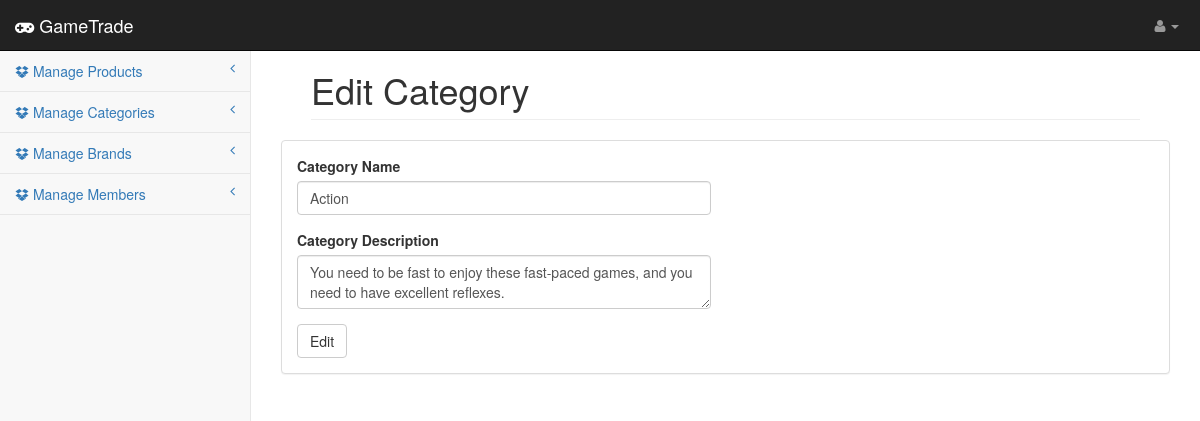
Page /admin/categoriesEdit.php?edit=1 on the committed database.
### tables this page shows
CREATE TABLE `categories` (
  `cat_id` int(100) NOT NULL,
  `cat_title` text NOT NULL,
  `cat_desc` varchar(255) NOT NULL
);

### admin/categoriesEdit.php (the view, shortened to what this page needs)
<?php
include("include/config.php");
$categoryName="";
$categoryDesc="";
if(isset($_GET['edit'])){
    $categoryId=$_GET['edit'];
    $sql = "SELECT cat_id,cat_title,cat_desc FROM categories where cat_id='$categoryId'";
    $result = $db->query($sql);
    if ($result->num_rows > 0) {
    while($row = $result->fetch_assoc()) {
    $categoryName=$row['cat_title'];
    $categoryDesc=$row['cat_desc'];
    }
    }
    }
?>
<!DOCTYPE html>
<html lang="en">
<head>
    <link href="css/bootstrap.min.css" rel="stylesheet">
    <link href="css/metisMenu.min.css" rel="stylesheet">
    <link href="css/timeline.css" rel="stylesheet">
    <link href="css/startmin.css" rel="stylesheet">
    <link href="css/morris.css" rel="stylesheet">
    <link href="css/font-awesome.min.css" rel="stylesheet" type="text/css">
</head>
<body>
<?php include("include/header.php"); ?>
<?php include("include/sidebar.php"); ?>
    <div id="page-wrapper">
        <div class="container-fluid">
                <div class="col-lg-12">
                    <h1 class="page-header">Edit Category</h1>
                </div>
            </div>
            <div class="row">
                    <div class="col-lg-12">
                        <div class="panel panel-default">
                            <div class="panel-body">
                                <div class="row">
                                    <div class="col-lg-6">
                                        <form name="form1" method="post" action="adminVCategories.php" enctype="multipart/form-data">
                                            <div class="form-group">
                                                <label>Category Name</label>
                                                <input class="form-control" name="categoryName" type="text" placeholder="Enter category name.." value="<?php echo $categoryName; ?>" >
                                                </div>
                                                <div class="form-group">
                                                <label>Category Description</label>
                                                <textarea class="form-control" row="3" name="categoryDesc" placeholder="Enter category description.."><?php echo htmlspecialchars($categoryDesc);?></textarea>
                                                </div>
                                            <input name="edit" type="submit" class="btn btn-default" value="Edit"/>
                                            </div>
                                    </div>
                                </div>
                            </div>
                        </div>
                    </div>
                </div>
</body>
</html>

### admin/css/startmin.css (style rules this page uses)
body { background-color: #f8f8f8; }
#page-wrapper { padding: 30px 15px 0 15px; min-height: 568px; background-color: #fff; }
@media (min-width:768px) { #page-wrapper { position: inherit; margin-left: 250px; padding: 30px 30px 0 30px; border-left: 1px solid #e7e7e7; } }

### rows in the picture
categories: categoryName "Action", categoryDesc "You need to be fast to enjoy these fast-paced games, and you need to have excellent reflexes."
